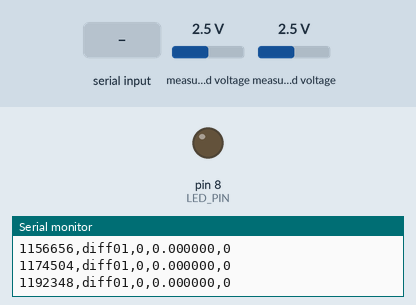
Recording of a sketch running on a simulated Arduino Nano, built with avr-gcc and run on an emulated ATmega328P. Shown: output pins drawn as LEDs (lit = HIGH), the last lines printed to the serial monitor. The test bench sets the inputs (shaded band); at power-on: measured voltage 2.5 V.

Above: at 1.2 s.
1.3 s: "m90\n" received over Serial
At 2.5 s:
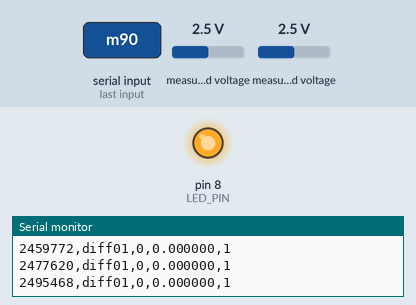
2.8 s: "i" received over Serial
5.8 s: "s90\n" received over Serial
Timing chart, 0 to 12.8 s (numbered marks = the images above; inputs shaded):
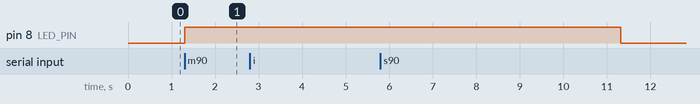

The sketch:

ads1115_logger.ino
```cpp
/*
 * ads1115_logger.ino
 * ------------------
 * 黏菌实验阶段 0：ADS1115 + Arduino Nano 串口记录器。
 *
 * 硬件：
 *   ADS1115  VDD -> 5V, GND -> GND, SCL -> A5, SDA -> A4, ADDR -> GND (0x48)
 *   A0/A1    -> 差分输入（默认 diff01）或 A0 单端
 *   D8       -> LED（串 220Ω）用于相机同步标记
 *
 * 串口命令（115200）：
 *   s        开始输出
 *   p        暂停输出
 *   m        标记：LED 亮 10 s（默认），同时 CSV 的 marker 列为 1
 *   d        差分模式（A0-A1，默认）
 *   u        单端模式（A0）
 *   g0..g5   增益：0=±6.144V, 1=±4.096V, 2=±2.048V,
 *                    3=±1.024V, 4=±0.512V, 5=±0.256V
 *   i        打印当前设置
 *
 * 输出 CSV：
 *   micros,mode,raw,mV,marker
 *
 * 依赖：Adafruit ADS1X15（库管理器安装，连带 Adafruit BusIO）
 */

#include <Wire.h>
#include <Adafruit_ADS1X15.h>

Adafruit_ADS1115 ads;

const int LED_PIN = 8;
// 同步标记亮灯时长：默认 10 s（相机 1 帧/10 s 时保证拍到）。
// 若相机 1 帧/分钟，需改成 >=60 s，或把相机间隔改成 10 s。
const uint32_t MARKER_MS = 10000;

bool streaming = true;
bool differential = true;
uint8_t gainIndex = 5;              // 默认 GAIN_SIXTEEN（±0.256 V，7.8 µV/LSB）
uint32_t markerUntil = 0;

// 满量程（mV），与 gainIndex 一一对应
const float fs_mV[6] = {6144.0, 4096.0, 2048.0, 1024.0, 512.0, 256.0};
const adsGain_t gainTable[6] = {
  GAIN_TWOTHIRDS, GAIN_ONE, GAIN_TWO, GAIN_FOUR, GAIN_EIGHT, GAIN_SIXTEEN
};

void applyGain() {
  ads.setGain(gainTable[gainIndex]);
}

void printInfo() {
  Serial.print("# INFO gain=");
  Serial.print(gainIndex);
  Serial.print(" fs_mV=");
  Serial.print(fs_mV[gainIndex], 0);
  Serial.print(" mode=");
  Serial.print(differential ? "diff01" : "single0");
  Serial.print(" rate=128SPS");
  Serial.println();
}

void setup() {
  pinMode(LED_PIN, OUTPUT);
  digitalWrite(LED_PIN, LOW);
  Serial.begin(115200);
  Wire.begin();

  if (!ads.begin()) {
    Serial.println("# ERROR ADS1115 not found (check wiring/address)");
    while (true) {
      digitalWrite(LED_PIN, !digitalRead(LED_PIN));
      delay(200);
    }
  }

  ads.setDataRate(RATE_ADS1115_128SPS);
  applyGain();
  Serial.println("# READY");
  printInfo();
}

void loop() {
  // 串口命令
  while (Serial.available() > 0) {
    char c = Serial.read();
    if (c == 's') {
      streaming = true;
      Serial.println("# STREAM ON");
    } else if (c == 'p') {
      streaming = false;
      Serial.println("# STREAM OFF");
    } else if (c == 'm') {
      markerUntil = millis() + MARKER_MS;
      digitalWrite(LED_PIN, HIGH);
      Serial.println("# MARKER");
    } else if (c == 'u') {
      differential = false;
      printInfo();
    } else if (c == 'd') {
      differential = true;
      printInfo();
    } else if (c == 'g') {
      // 等待一个数字
      uint32_t t0 = millis();
      while (!Serial.available() && millis() - t0 < 1000) { /* wait */ }
      if (Serial.available()) {
        char g = Serial.read();
        if (g >= '0' && g <= '5') {
          gainIndex = (uint8_t)(g - '0');
          applyGain();
          printInfo();
        }
      }
    } else if (c == 'i') {
      printInfo();
    }
  }

  // 标记结束
  if (markerUntil != 0 && millis() >= markerUntil) {
    digitalWrite(LED_PIN, LOW);
    markerUntil = 0;
  }

  if (!streaming) {
    delay(10);
    return;
  }

  int16_t raw = differential ? ads.readADC_Differential_0_1()
                             : ads.readADC_SingleEnded(0);
  float mV = (float)raw * fs_mV[gainIndex] / 32768.0;
  uint32_t t = micros();
  uint8_t marker = (markerUntil != 0) ? 1 : 0;

  Serial.print(t);
  Serial.print(',');
  Serial.print(differential ? "diff01" : "single0");
  Serial.print(',');
  Serial.print(raw);
  Serial.print(',');
  Serial.print(mV, 6);
  Serial.print(',');
  Serial.println(marker);

  // 128 SPS 由 ADS1115 转换时间自然限速；这里不再 delay。
}
```

Measured:
- after the input at 1.3 s, pin 8 (LED_PIN): LOW → HIGH at once
